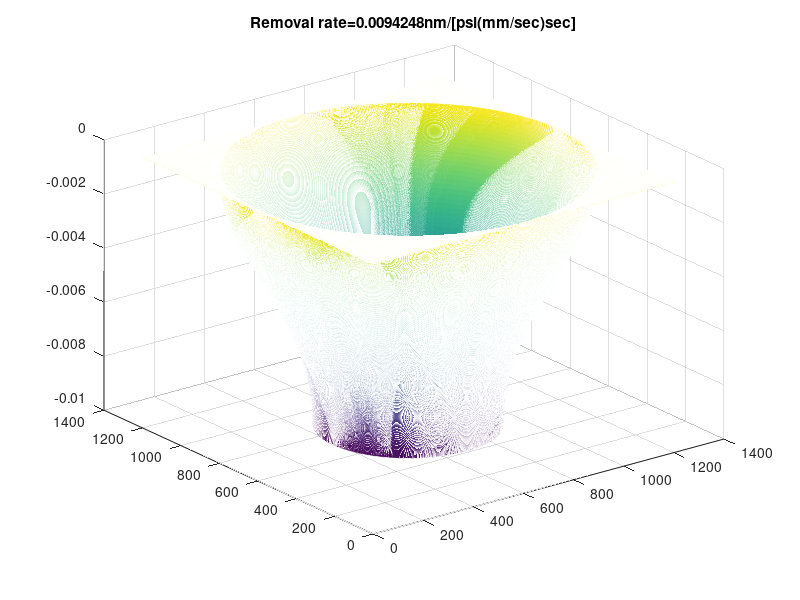

Source code (MATLAB):
%Pressed-lap

close all;
clear;clc;    
    
TD=90;%108
OSR=15;%6
nargin=5;%?
K=1;
PSI=1;
TV=1;

    
if nargin < 6
    res = 0.1; %mm/px
end

TR=TD/2;

D_TIF = TD + OSR*2;

N = round(D_TIF/res);

if mod(N, 2) == 0
    N = N + 1;        
end

x_TIF = linspace(-D_TIF/2,D_TIF/2, N);
y_TIF = x_TIF;

[X_TIF,Y_TIF] = meshgrid(x_TIF,-1*y_TIF');

[~, R] = cart2pol(X_TIF, Y_TIF);

TIF = R*0;

TIF( (R >= (TR - OSR)) & ( R <= (TR + OSR)) ) = ...
    K*PSI*TV*OSR/60 * ( 2*acos( (R( (R >= (TR - OSR)) & ...
    ( R <= (TR + OSR)) ).^2 + OSR^2 - TR^2)./(2*R( (R >= (TR - OSR)) & ...
    ( R <= (TR + OSR)) )*OSR) ) );
TIF( R < (TR - OSR) ) = K*PSI*TV*OSR*2*pi/60;
TIF( R > (TR + OSR) ) = 0;

TIF = -0.6*TIF/1e2;%nm/[psi(mm/sec)sec]
max_TIF=-min(min(TIF));
MRR1=TIF;
mesh(MRR1);
title(strcat('Removal rate=',num2str(max_TIF),'nm/[psi(mm/sec)sec]'));
% set(gca,'xtick',-inf:inf:inf);
% set(gca,'ytick',-inf:inf:inf);
% set(gca,'ztick',-inf:inf:inf);

% MRR1=imresize(MRR1,[49,49]);%change the size of TIF
% mesh(MRR1);
% 
% CX=-24:1:24;
% CY=MRR1(25,:);
% plot(CX,CY,'r-','LineWidth',3);